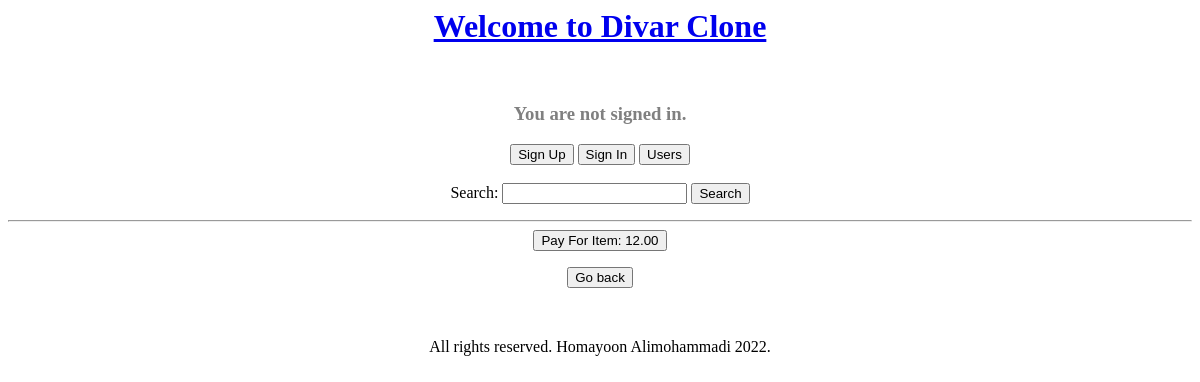
Before: /items/buy/5 with the older database file.
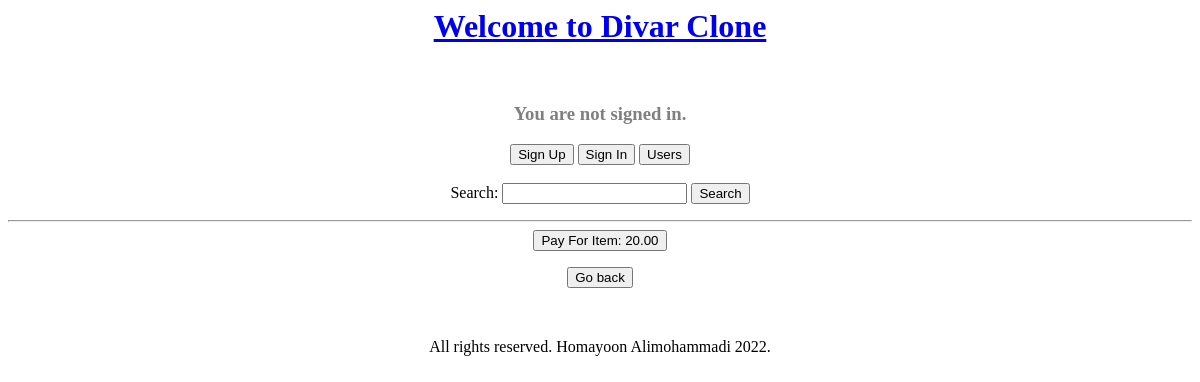
After: the same page with the newer database file.
### core/models.py (models this page shows, shortened)
class Item(models.Model):
    name = models.CharField(max_length=128)
    description = models.TextField(max_length=1024, null=True, blank=True)
    price = models.DecimalField(max_digits=10, decimal_places=2)
    image = models.ImageField(upload_to="items/", null=True, blank=True)
    user = models.ForeignKey(User, related_name="items", on_delete=models.CASCADE)

### core/views.py (the view, shortened to what this page needs)
# urls.py: path("buy/<int:item_id>", views.item_buy_view, name="item_buy"),
def item_buy_view(request, item_id: int):
    item = get_object_or_404(Item, pk=item_id)
    return render(request, "item_buy.html", {"item": item})

### templates/item_buy.html (shortened to what this page needs)
{% extends "layout.html" %}
    {% block body %}
    <form action={% url 'core:item_buy' item.pk %} method="post">
        <button type='submit'>Pay For Item: {{item.price}}</button><br/>
    </form>
    <a href={% url 'core:item_details' item.pk %}><button type='button'>Go back</button></a>
    {% endblock %}

Changed rows visible on the page:
changed Item: price "12.00" → "20.00"
